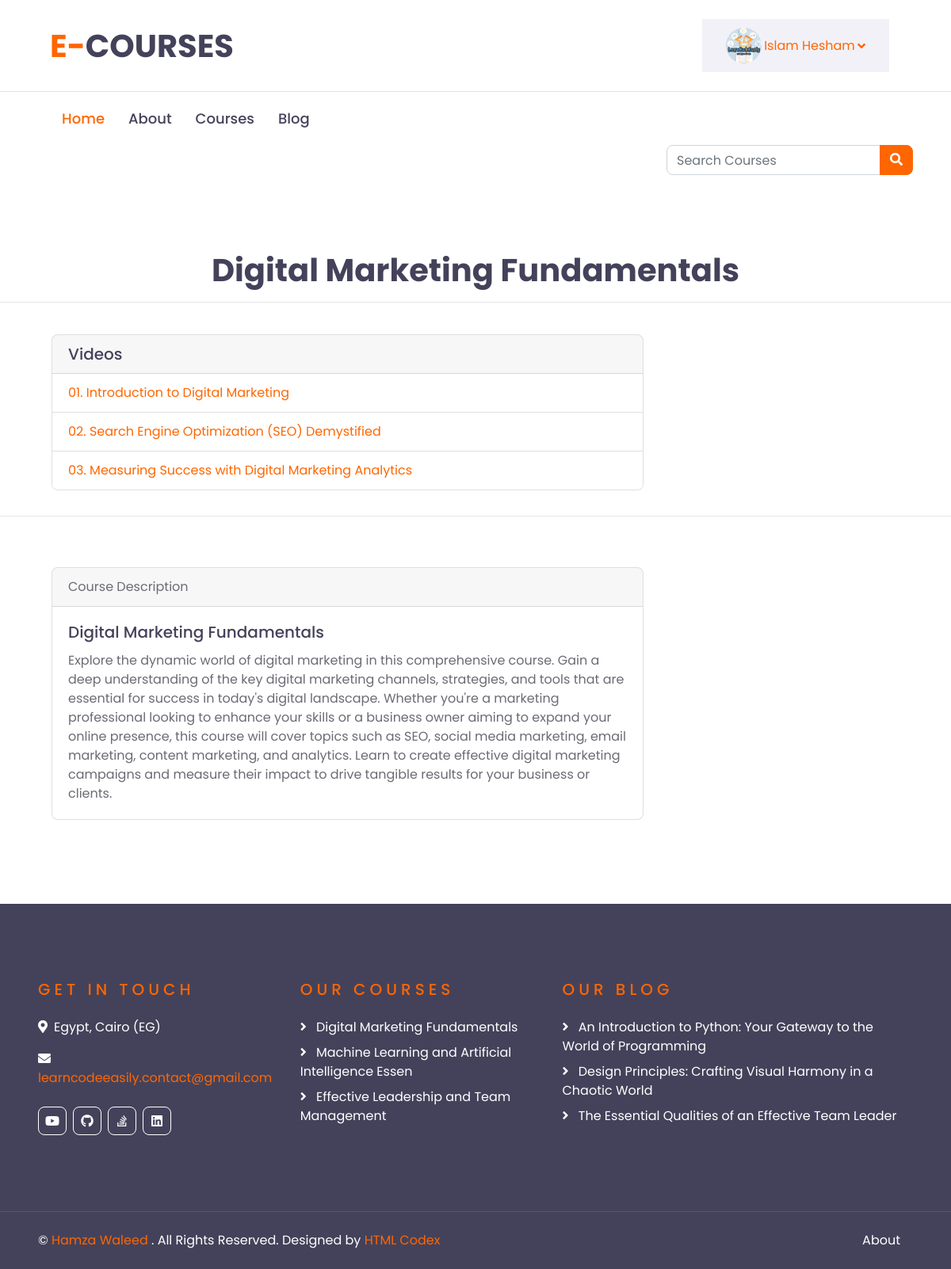
Screenshot of /course/1/ (signed in) with the database file from the repository.
### academy_courses/models.py (models this page shows, shortened)
class Course(models.Model):
    name = models.CharField(max_length=50)
    description = models.TextField(max_length=5000)
    price = models.FloatField()
    hour = models.IntegerField()
    min = models.IntegerField()
    image = models.ImageField()
    created_at = models.DateTimeField(auto_now_add=True)
    updated_at = models.DateTimeField(auto_now=True)

class Video(models.Model):
    title = models.CharField(max_length=100)
    desc = models.TextField(max_length=1000)
    video = models.FileField(validators=[FileExtensionValidator(allowed_extensions=['mov','avi','mp4','webm','mkv', 'wmv', 'ogg'])])
    created_at = models.DateTimeField(auto_now_add=True)
    course = models.ForeignKey(Course, on_delete=models.CASCADE)
    updated_at = models.DateTimeField(auto_now=True)

class Urls(models.Model):
    title = models.CharField(max_length=30, default="My Urls")
    icon = models.CharField(
        default='Select an icon',
        choices=SOCIAL_MEDIA_ICONS,
        max_length=100
    )
    url = models.URLField()

### academy_blog/models.py (models this page shows, shortened)
class Article(models.Model):
    cover_image = models.ImageField()
    category = models.ForeignKey(Category, on_delete=models.PROTECT)
    title = models.CharField(max_length=100)
    subject = HTMLField(max_length=10000)
    created_at = models.DateTimeField(auto_now_add=True)
    updated_at = models.DateTimeField(auto_now=True)

### academy_courses/views.py (the view)
# urls.py: path('course/<int:pk>/', views.course_list, name='course_list'),
@login_required
def course_list(request, pk):
    query = request.GET.get('query')
    where = {}
    if query:
        where['name__icontains'] =  query
    video = Video.objects.filter(course=pk, **where).select_related('course')
    course = Course.objects.filter(pk=pk)
    return render(
        request,
        'course_list.html',
        {
            'videos': video,
            'cou': course,
        }
    )

### academy_courses/custom_context_proccessor.py (called while the page is built)
def slider_footer(request):
    course = Course.objects.all()[:20]
    opinion = Opinion.objects.all()
    url = Urls.objects.all()
    article = Article.objects.all()[:20]
    return {
        'courses': course,
        'opinions': opinion,
        'urls': url,
        'arts': article
    }

def category(request):
    cat = Category.objects.all()
    latest_article = Article.objects.order_by('-created_at')[:10]
    return {
        'cats': cat,
        'la_ar': latest_article,
    }

def slider_image(request):
    image = Slider.objects.first()
    return {
        'slide': image,
    }

### academy_courses/templates/course_list.html (shortened to what this page needs)
{% extends 'base.html' %}
{% load i18n %}
{% load humanize %}
{% block content %}
    <h1 class="text-center">
        {% for c in cou %}
            {% if forloop.counter == 1 %}
                {{ c.name }}
            {% endif %}
        {% endfor %}
    </h1>
    <hr>
    <br>
        <div class="row" style="margin-left: 50px;">
            <div class="col-lg-8">
                <div class="card w-100 mb-3">
                    <h5 class="card-header">
                        {% trans 'Videos' %}
                    </h5>
                    <ul class="list-group list-group-flush">
                        {% for video in videos %}
                            <li class="list-group-item">
                                <a href="{% url 'course_page' video.id %}">
                                    {{ video.title }}
                                </a>
                            </li>
                        {% endfor %}
                    </ul>
                </div>
            </div>
        </div>
        <hr>
        <br>
        <br>
        <div class="row" style="margin-left: 50px;">
            <div class="col-lg-8">
                {% for c in cou %}
                    {% if forloop.counter == 1 %}
                        <div class="col-lg-15 mt-5 mt-lg-0">
                            <div class="card bg-light mb-3">
                                <div class="card-header"> {% trans 'Course Description' %} </div>
                                <div class="card-body">
                                    <h5 class="card-title">{{ c.name }}</h5>
                                    <p class="card-text"> {{ c.description }} </p>
                                </div>
                            </div>
                        </div>
                    {% endif %}
                {% endfor %}
            </div>
        </div>
{% endblock content %}

### academy_courses/templates/partials/header.html (shortened to what this page needs)
{% load i18n %}
{% load static %}
<div class="container-fluid d-none d-lg-block">
    <div class="row align-items-center py-4 px-xl-5">
        <div class="col-lg-3">
            <a href="/" class="text-decoration-none">
                <h1 class="m-0"><span class="text-primary">{% trans 'E-' %}</span>{% trans 'COURSES' %}</h1>
            </a>
        </div>
        {% if user.is_authenticated %}
            <div class="col-lg-9 d-flex align-items-center justify-content-end">
                <div class="col-lg-4 d-none d-lg-block">
                    <a class="d-flex align-items-center justify-content-between bg-secondary w-100 text-decoration-none" data-toggle="collapse" href="#navbar-vertical" style="height: 67px; padding: 0 30px;">
                        <input type="image" id="myimage"  style="height:45px;width:45px;border-radius: 50%;" src="{{ user.profile.profile_image.url }}" />
                        <p class="text-primary m-0">
                            {{ user.first_name }}  {{ user.last_name }}
                        </p>
                        <i class="fa fa-angle-down text-primary"></i>
                    </a>
                </div>
            </div>
        {% else %}
            <div class="col-lg-9 d-flex align-items-center justify-content-end">
                <a class="btn btn-dark py-2 px-4 d-none d-lg-block" href="{% url 'register' %}">{% trans 'Join Now' %}</a>
                <a class="btn btn-outline-primary py-2 px-4 ml-2 d-none d-lg-block" href="{% url 'login' %}">{% trans 'Login' %}</a>
            </div>
        {% endif %}
    </div>
</div>
<div class="container-fluid">
    <div class="row border-top px-xl-5">
        <div class="col-lg-9">
            <nav class="navbar navbar-expand-lg bg-light navbar-light py-3 py-lg-0 px-0">
                <div class="collapse navbar-collapse justify-content-between" id="navbarCollapse">
                    <div class="navbar-nav py-0">
                        <a href="/" class="nav-item nav-link active"> {% trans 'Home' %} </a>
                        <a href="{% url 'about' %}" class="nav-item nav-link"> {% trans 'About' %} </a>
                        <a href="{% url 'course' %}" class="nav-item nav-link"> {% trans 'Courses' %} </a>
                        <a href="{% url 'article_view' %}" class="nav-item nav-link"> {% trans 'Blog' %} </a>
                    </div>
                </div>
            </nav>
        </div>
        <form action="{% url 'course' %}" class="form-inline ml-auto px-lg-0">
            <div class="input-group">
                <input
                    value="{{ request.GET.query }}"
                    name="query"
                    type="text"
                    class="form-control"
                    style="width: 270px;"
                    placeholder="{% translate 'Search Courses' %}"
                />
                <div class="input-group-append">
                    <button class="btn btn-primary" type="submit">
                        <i class="fa fa-search"></i>
                    </button>
                </div>
            </div>
        </form>
    </div>
</div>

### academy_courses/templates/partials/footer.html
{% load i18n %}
<div class="container-fluid bg-dark text-white py-5 px-sm-3 px-lg-5" style="margin-top: 90px;">
    <div class="row pt-5">
        <div class="col-lg-7 col-md-12">
            <div class="row">
                <div class="col-md-6 mb-5">
                    <h5 class="text-primary text-uppercase mb-4" style="letter-spacing: 5px;">{% trans 'Get In Touch' %}</h5>
                    <p><i class="fa fa-map-marker-alt mr-2"></i>{% trans 'Egypt, Cairo (EG)' %}</p>
                    <p><i class="fa fa-envelope mr-2"></i><a href="javascript:openmail();">learncodeeasily.contact@gmail.com</a></p>
                    <div class="d-flex justify-content-start mt-4">
                        {% for url in urls %}
                            <a class="btn btn-outline-light btn-square mr-2" href="{{ url.url }}"><i class="fab {{ url.icon }}"></i></a>
                        {% endfor %}
                    </div>
                </div>
                <div class="col-md-6 mb-5">
                    <h5 class="text-primary text-uppercase mb-4" style="letter-spacing: 5px;">{% trans 'Our Courses' %}</h5>
                    <div class="d-flex flex-column justify-content-start">
                        {% for course in courses %}
                            <a class="text-white mb-2" href="{% url 'course_list' course.id %}"><i class="fa fa-angle-right mr-2"></i> {{ course.name }} </a>
                        {% endfor %}
                    </div>
                </div>
            </div>
        </div>
        <div class="col-lg-5 col-md-12 mb-5">
            <h5 class="text-primary text-uppercase mb-4" style="letter-spacing: 5px;">{% trans 'Our Blog' %}</h5>
            <div class="d-flex flex-column justify-content-start">
                {% for art in arts %}
                    <a class="text-white mb-2" href="{% url 'article_detail' art.id %}"><i class="fa fa-angle-right mr-2"></i> {{ art.title }} </a>
                {% endfor %}
            </div>
        </div>
    </div>
</div>
<div class="container-fluid bg-dark text-white border-top py-4 px-sm-3 px-md-5" style="border-color: rgba(256, 256, 256, .1) !important;">
    <div class="row">
        <div class="col-lg-6 text-center text-md-left mb-3 mb-md-0">
            <p class="m-0 text-white">&copy; <a href="/">{% trans 'Hamza Waleed' %}</a> {% trans '. All Rights Reserved. Designed by' %}<a href="https://htmlcodex.com"> HTML Codex</a>
            </p>
        </div>
        <div class="col-lg-6 text-center text-md-right">
            <ul class="nav d-inline-flex">
                <li class="nav-item">
                    <a class="nav-link text-white py-0" href="{% url 'about' %}">{% trans 'About' %}</a>
                </li>
            </ul>
        </div>
    </div>
</div>

### rows the page displays
Course: name "Digital Marketing Fundamentals", description "Explore the dynamic world of digital marketing in this comprehensive course. Gain a deep understanding of the key digital marketing channels, strategies, and tools that are essential for success in today's digital landscape. Whether you're a marketing professional looking to enhance your skills or a business owner aiming to expand your online presence, this course will cover topics such as SEO, social media marketing, email marketing, content marketing, and analytics. Learn to create effective digital marketing campaigns and measure their impact to drive tangible results for your business or clients."
Video: title "01. Introduction to Digital Marketing"
Video: title "02. Search Engine Optimization (SEO) Demystified"
Video: title "03. Measuring Success with Digital Marketing Analytics"
Course: name "Machine Learning and Artificial Intelligence Essen"
Course: name "Effective Leadership and Team Management"
Article: title "An Introduction to Python: Your Gateway to the World of Programming"
Article: title "Design Principles: Crafting Visual Harmony in a Chaotic World"
Article: title "The Essential Qualities of an Effective Team Leader"

### other values shown
{{ user.first_name }} "Islam"
{{ user.last_name }} "Hesham"
